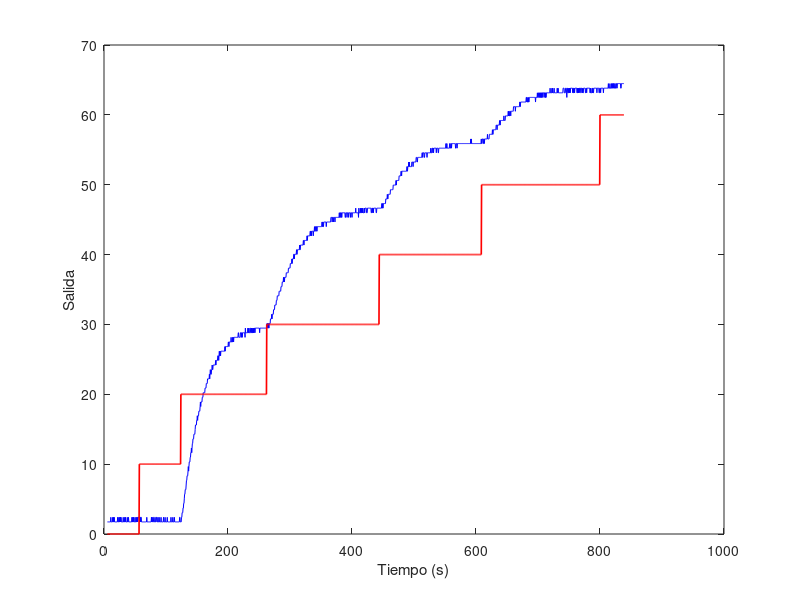

The MATLAB script that drew this image: (Note: this script raises an error after producing the figure.)
% clc
% clear
% close all

%% Datos

% Cargar datos desde un archivo Excel
loadedData = load('Datos6.txt');

% Definicion / asignacion de cada columna
tiempo = loadedData(:, 1)'; % 1st Columna (tiempo t) 
salida = loadedData(:, 2)'; % 2nd Columna (salida y(k)) 
entrada = loadedData(:, 3)'; % 3rd Columna (entrada u(k))

figure(1)
plot(tiempo, salida, 'b')
hold on
plot(tiempo, entrada, 'r', 'LineWidth', 1.2)
xlabel('Tiempo (s)')
ylabel('Salida')
hold off

% Separar indices
i1 = 238;
i1end = 514;
i2 = i1end+1;
i2end = 877;
i3 = i2end+1;
i3end = 1207;
i4 = i3end+1;
i4end = 1589;

% Separo tiempo
tiempo1 = tiempo(i1:i1end);
tiempo2 = tiempo(i2:i2end);
tiempo3 = tiempo(i3:i3end);
tiempo4 = tiempo(i4:i4end);

% Separo escalones
escalon1 = entrada(i1:i1end);
escalon2 = entrada(i2:i2end);
escalon3 = entrada(i3:i3end);
escalon4 = entrada(i4:i4end);

% Salidas esperadas
salida1 = salida(i1:i1end);
salida2 = salida(i2:i2end);
salida3 = salida(i3:i3end);
salida4 = salida(i4:i4end);

%% Modelo: escalon 1

% Modelo segun system identification
Tau1 = 32.5;
K1 = 1.4951;
Theta1 = 0.4; 

% Modelo
Num1 = [K1];
Den1 = [Tau1 1];
Gs1 = tf(Num1, Den1, 'inputdelay', Theta1) 

[respuesta_modelo1, ~] = lsim(Gs1, escalon1, tiempo1);

figure(2)
plot(tiempo1, escalon1, 'r','LineWidth', 1.2)
hold on
plot(tiempo1, salida1, 'b','LineWidth', 1.3)
plot(tiempo1, respuesta_modelo1, 'g', 'LineWidth', 1.2)
xlabel('Tiempo (s)')
ylabel('Salida')
y_inf = salida1(1);
y_sup = salida1(end) + 3;
ylim([y_inf y_sup])
xlim([tiempo1(1) tiempo1(end)])
hold off

% Criterio de Tau equivalente
Tau_eq = Tau1 + Theta1/2;
Gs_sint = tf(Num1, Den1);
LC = feedback(Gs_sint, 1);
[numLC, denLC] = tfdata(LC, 'v');
if denLC(2) ~= 1
    Teq = denLC(1)/denLC(2);
else
    Teq = denLC(1);
end

Ts1_r = [0.2*(Teq+Theta1) 0.6*(Teq+Theta1)]; % rango
Ts1_p = (0.2*(Teq+Theta1) + 0.6*(Teq+Theta1))/2; % ponderado


%% Modelo: escalon 2

% Modelo segun system identification
Tau2 = 48.051;
K2 = 1.7502;
Theta2 = 3.0605; 

% Modelo
Num2 = [K2];
Den2 = [Tau2 1];
Gs2 = tf(Num2, Den2, 'inputdelay', Theta2) 

u = (escalon2(end)-escalon1(end)) * ones(size(tiempo2));
[respuesta_modelo2, ~] = lsim(Gs2, u, tiempo2);
respuesta_modelo2 = respuesta_modelo2 + salida2(1);

figure(3)
plot(tiempo2, escalon2, 'r','LineWidth', 1.2)
hold on
plot(tiempo2, salida2, 'b','LineWidth', 1.3)
plot(tiempo2, respuesta_modelo2,'g', 'LineWidth', 1.2)
xlabel('Tiempo (s)')
ylabel('Salida')
y_inf = salida2(1) - 3;
y_sup = salida2(end) + 3;
ylim([y_inf y_sup])
xlim([tiempo2(1) tiempo2(end)])
hold off

% Criterio de Tau equivalente
Tau_eq = Tau2 + Theta2/2;
Gs_sint = tf(Num2, Den2);
LC = feedback(Gs_sint, 1);
[numLC, denLC] = tfdata(LC, 'v');
if denLC(2) ~= 1
    Teq = denLC(1)/denLC(2);
else
    Teq = denLC(1);
end

Ts2_r = [0.2*(Teq+Theta2) 0.6*(Teq+Theta2)]; % rango
Ts2_p = (0.2*(Teq+Theta2) + 0.6*(Teq+Theta2))/2; % ponderado


%% Modelo: escalon 3

% Modelo segun system identification
Tau3 = 45.5505;
K3 = 0.98;
Theta3 = 5.1795;

% Modelo
Num3 = [K3];
Den3 = [Tau3 1];
Gs3 = tf(Num3, Den3, 'inputdelay', Theta3) 

u = (escalon3(end) - escalon2(end)) * ones(size(tiempo3));
[respuesta_modelo3, ~] = lsim(Gs3, u, tiempo3);
respuesta_modelo3 = respuesta_modelo3 + salida3(1);

figure(4)
plot(tiempo3, escalon3, 'r','LineWidth', 1.2)
hold on
plot(tiempo3, salida3, 'b','LineWidth', 1.3)
plot(tiempo3, respuesta_modelo3,'g', 'LineWidth', 1.2)
xlabel('Tiempo (s)')
ylabel('Salida')
y_inf = escalon3(1) - 3;
y_sup = salida3(end) + 3;
ylim([y_inf y_sup])
xlim([tiempo3(1) tiempo3(end)])
hold off

% Criterio de Tau equivalente
Tau_eq = Tau3 + Theta3/2;
Gs_sint = tf(Num3, Den3);
LC = feedback(Gs_sint, 1);
[numLC, denLC] = tfdata(LC, 'v');
if denLC(2) ~= 1
    Teq = denLC(1)/denLC(2);
else
    Teq = denLC(1);
end

Ts3_r = [0.2*(Teq+Theta3) 0.6*(Teq+Theta3)]; % rango
Ts3_p = (0.2*(Teq+Theta3) + 0.6*(Teq+Theta3))/2; % ponderado


%% Modelo: escalon 4

% Modelo segun system identification
Tau4 = 50;
K4 = 0.795;
Theta4 = 7;

% Modelo
Num4 = [K4];
Den4 = [Tau4 1];
Gs4 = tf(Num4, Den4, 'inputdelay', Theta4) 

u = (escalon4(end) - escalon3(end)) * ones(size(tiempo4));
[respuesta_modelo4, ~] = lsim(Gs4, u, tiempo4);
respuesta_modelo4 = respuesta_modelo4 + salida4(1);

figure(4)
plot(tiempo4, escalon4, 'r','LineWidth', 1.2)
hold on
plot(tiempo4, salida4, 'b','LineWidth', 1.3)
plot(tiempo4, respuesta_modelo4,'g', 'LineWidth', 1.2)
xlabel('Tiempo (s)')
ylabel('Salida')
y_inf = escalon4(1) - 3;
y_sup = salida4(end) + 3;
ylim([y_inf y_sup])
xlim([tiempo4(1) tiempo4(end)])
hold off

% Criterio de Tau equivalente
Tau_eq = Tau4 + Theta4/2;
Gs_sint = tf(Num4, Den4);
LC = feedback(Gs_sint, 1);
[numLC, denLC] = tfdata(LC, 'v');
if denLC(2) ~= 1
    Teq = denLC(1)/denLC(2);
else
    Teq = denLC(1);
end

Ts4_r = [0.2*(Teq+Theta4) 0.6*(Teq+Theta4)]; % rango
Ts4_p = (0.2*(Teq+Theta4) + 0.6*(Teq+Theta4))/2; % ponderado


%% Discretizacion

out = [Ts1_r; Ts2_r; Ts3_r; Ts4_r]
valor_min = max(out(:, 1)); % el valor más grande de los mínimos
valor_max = min(out(:, 2)); % el valor más pequeño de los máximos

% Verifica si hay intersección
if valor_min <= valor_max
    fprintf('El rango de intersección es: [%.4f, %.4f]\n', valor_min, valor_max);
else
    disp('No hay intersección entre los rangos.');
end

Ts = round((valor_min + valor_max)/2 * 10) / 10

% Discretizar modelo
Gz1 = c2d(Gs1, Ts, 'zoh')
figure()
step(Gs1, Gz1)

% Discretizar modelo
Gz2 = c2d(Gs2, Ts, 'zoh')
figure()
step(Gs2, Gz2)

% Discretizar modelo
Gz3 = c2d(Gs3, Ts, 'zoh')
figure()
step(Gs3, Gz3)

% Discretizar modelo
Gz4 = c2d(Gs4, Ts, 'zoh')
figure()
step(Gs4, Gz4)

